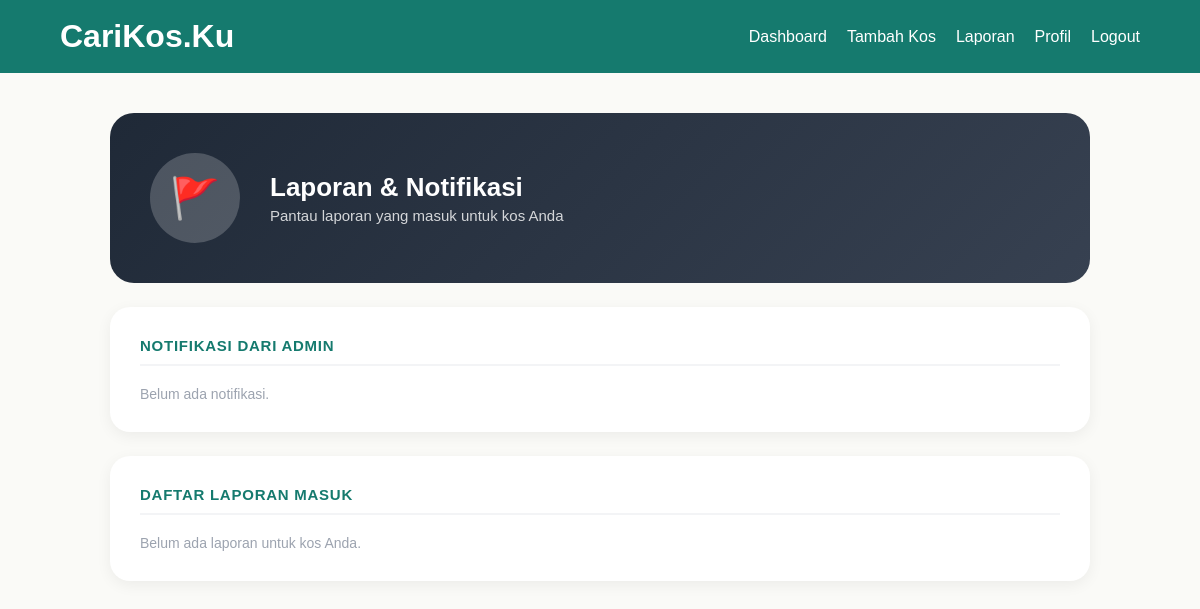
The app's page /laporan_pemilik.php (signed in), older data.
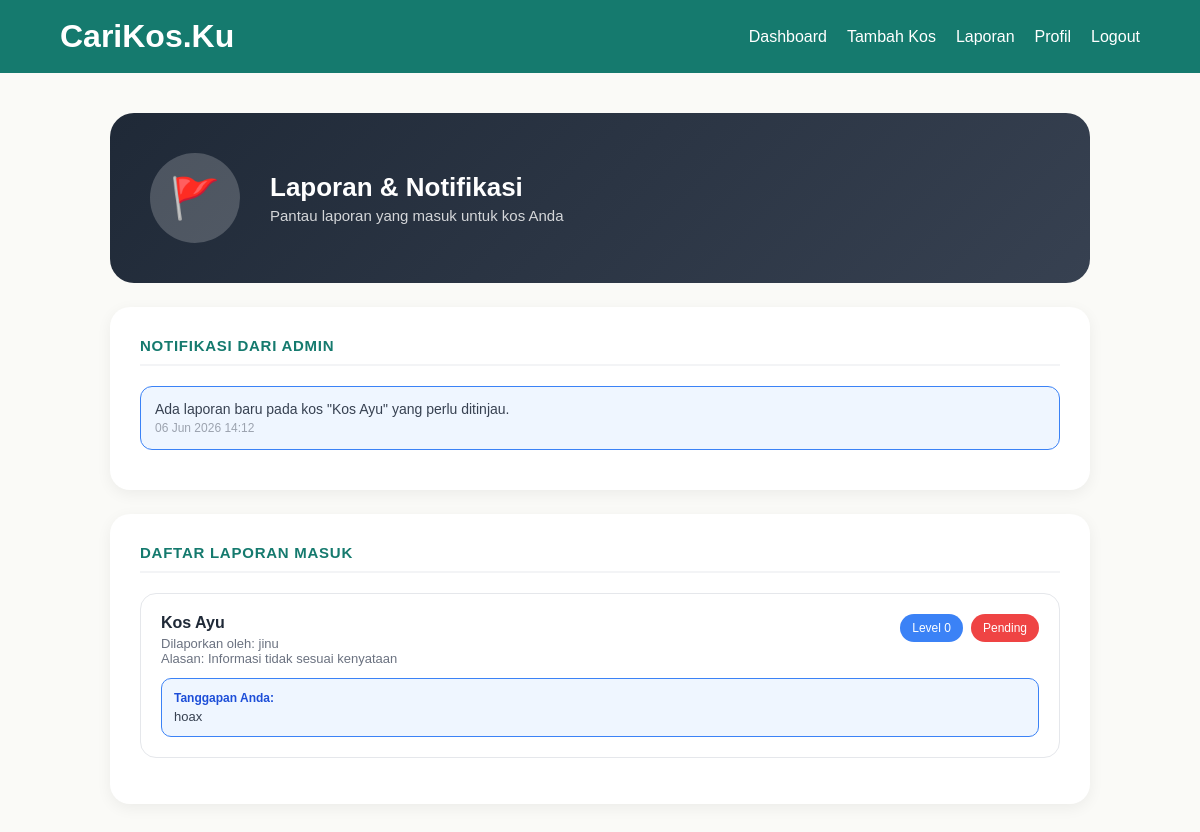
The same page, newer data.
### tables this page shows
CREATE TABLE `notifikasi` (
  `id` int(11) NOT NULL,
  `user_id` int(11) NOT NULL,
  `kos_id` int(11) DEFAULT NULL,
  `report_id` int(11) DEFAULT NULL,
  `pesan` text NOT NULL,
  `tipe` enum('peringatan','info','selesai') DEFAULT 'info',
  `is_read` tinyint(1) DEFAULT 0,
  `created_at` datetime DEFAULT current_timestamp()
);

CREATE TABLE `reports` (
  `id` int(11) NOT NULL,
  `reporter_id` int(11) NOT NULL,
  `kos_id` int(11) NOT NULL,
  `alasan` varchar(255) NOT NULL,
  `keterangan` text DEFAULT NULL,
  `status` enum('pending','ditinjau','selesai') DEFAULT 'pending',
  `created_at` datetime DEFAULT current_timestamp(),
  `level_peringatan` int(11) DEFAULT 0,
  `tanggapan_admin` text DEFAULT NULL,
  `pembelaan_pemilik` text DEFAULT NULL,
  `foto_pembelaan` varchar(255) DEFAULT NULL
);

CREATE TABLE `kos` (
  `id` int(11) NOT NULL,
  `user_id` int(11) NOT NULL,
  `nama_kos` varchar(100) NOT NULL,
  `alamat` text NOT NULL,
  `kampus_terdekat` varchar(100) DEFAULT NULL,
  `harga` int(11) NOT NULL,
  `gender` enum('putra','putri','campur') NOT NULL,
  `status` enum('tersedia','hampir_penuh','penuh') DEFAULT 'tersedia',
  `fasilitas` text DEFAULT NULL,
  `jam_malam` varchar(10) DEFAULT NULL,
  `rating` float DEFAULT 0,
  `terverifikasi` tinyint(1) DEFAULT 0,
  `Foto_KTP` varchar(255) DEFAULT NULL,
  `Dokumen_kepemilikan` varchar(255) DEFAULT NULL,
  `created_at` timestamp NOT NULL DEFAULT current_timestamp(),
  `lat` decimal(10,8) DEFAULT NULL,
  `lng` decimal(11,8) DEFAULT NULL
);

CREATE TABLE `users` (
  `id` int(11) NOT NULL,
  `nama` varchar(100) NOT NULL,
  `email` varchar(100) NOT NULL,
  `password` varchar(255) NOT NULL,
  `role` enum('penyewa','pemilik','admin') NOT NULL,
  `no_hp` varchar(20) DEFAULT NULL,
  `created_at` timestamp NOT NULL DEFAULT current_timestamp()
);

### laporan_pemilik.php (the view, shortened to what the changed rows need)
<?php
require "koneksi.php";
$user_id = $_SESSION['id'];
$query_laporan = mysqli_query($conn, "
    SELECT r.*, u.nama AS nama_pelapor, k.nama_kos
    FROM reports r
    JOIN users u ON r.reporter_id = u.id
    JOIN kos k ON r.kos_id = k.id
    WHERE k.user_id = '$user_id'
    ORDER BY r.created_at DESC
");
$query_notif = mysqli_query($conn, "
    SELECT * FROM notifikasi
    WHERE user_id = '$user_id'
    ORDER BY created_at DESC
    LIMIT 10
");
?>
<!DOCTYPE html>
<html lang="id">
<head>
    <link rel="stylesheet" href="style.css">
</head>
<body>
<div class="navbar">
    <h1>CariKos.Ku</h1>
</div>
<div class="profil-page">
    <div class="profil-header pemilik" style="border-radius:24px; margin-bottom:24px;">
        <div class="profil-header-info">
            <h2>Laporan & Notifikasi</h2>
        </div>
    </div>
    <div class="profil-body">
        <div class="profil-card full-width">
            <h3>Notifikasi dari Admin</h3>
            <?php if(mysqli_num_rows($query_notif) == 0): ?>
                <p style="color:#9CA3AF; font-size:14px;">Belum ada notifikasi.</p>
            <?php else: ?>
                <?php while($notif = mysqli_fetch_assoc($query_notif)): ?>
                <div style="padding:14px; border-radius:12px; margin-bottom:10px; background:<?= $notif['tipe']=='peringatan' ? '#FEF2F2' : ($notif['tipe']=='selesai' ? '#F0FDF4' : '#EFF6FF') ?>; border:1px solid <?= $notif['tipe']=='peringatan' ? '#EF4444' : ($notif['tipe']=='selesai' ? '#22C55E' : '#3B82F6') ?>;">
                    <p style="font-size:14px; color:#374151; margin-bottom:4px;"><?= htmlspecialchars($notif['pesan']) ?></p>
                    <p style="font-size:12px; color:#9CA3AF;"><?= date('d M Y H:i', strtotime($notif['created_at'])) ?></p>
                </div>
                <?php endwhile; ?>
            <?php endif; ?>
        </div>
        <div class="profil-card full-width">
            <h3>Daftar Laporan Masuk</h3>
            <?php if(mysqli_num_rows($query_laporan) == 0): ?>
                <p style="color:#9CA3AF; font-size:14px;">Belum ada laporan untuk kos Anda.</p>
            <?php else: ?>
                <?php while($lap = mysqli_fetch_assoc($query_laporan)): ?>
                <div style="border:1px solid #E5E7EB; border-radius:16px; padding:20px; margin-bottom:16px;">
                    <div style="display:flex; justify-content:space-between; align-items:flex-start; margin-bottom:12px; flex-wrap:wrap; gap:8px;">
                        <div>
                            <p style="font-weight:600; color:#1F2937; margin-bottom:4px;"><?= htmlspecialchars($lap['nama_kos']) ?></p>
                            <p style="font-size:13px; color:#6B7280;">Dilaporkan oleh: <?= htmlspecialchars($lap['nama_pelapor']) ?></p>
                            <p style="font-size:13px; color:#6B7280;">Alasan: <?= htmlspecialchars($lap['alasan']) ?></p>
                        </div>
                        <div style="display:flex; gap:8px; align-items:center;">
                            <span class="badge <?= $lap['level_peringatan'] == 0 ? 'new' : ($lap['level_peringatan'] == 1 ? 'cheap' : ($lap['level_peringatan'] == 2 ? 'popular' : 'full')) ?>">
                                Level <?= $lap['level_peringatan'] ?>
                            </span>
                            <span class="badge <?= $lap['status']=='pending' ? 'full' : ($lap['status']=='ditinjau' ? 'cheap' : 'verified') ?>">
                                <?= ucfirst($lap['status']) ?>
                            </span>
                        </div>
                    </div>
                    <?php if(!$lap['pembelaan_pemilik'] && $lap['status'] != 'selesai'): ?>
                    <details style="margin-top:10px;">
                        <summary style="cursor:pointer; color:#157A6E; font-weight:600; font-size:14px;">📝 Berikan tanggapan</summary>
                        <form action="" method="POST" enctype="multipart/form-data" style="margin-top:12px;">
                            <input type="hidden" name="laporan_id" value="<?= $lap['id'] ?>">
                            <div class="profil-input-group">
                                <label>Tanggapan pemilik</label>
                                <textarea name="pembelaan" class="ulasan-textarea" rows="3" placeholder="Berikan tanggapan terkait laporan yang diberikan" required></textarea>
                            </div>
                            <div class="profil-input-group">
                                <label>Foto Pendukung <span class="input-hint">(opsional)</span></label>
                                <input type="file" name="foto_pembelaan" class="upload-input" accept="image/jpeg,image/png">
                            </div>
                            <button type="submit" class="profil-btn" style="margin-top:8px;">Kirim Tanggapan</button>
                        </form>
                    </details>
                    <?php elseif($lap['pembelaan_pemilik']): ?>
                    <div style="background:#EFF6FF; padding:12px; border-radius:10px; border:1px solid #3B82F6;">
                        <p style="font-size:12px; font-weight:600; color:#1D4ED8; margin-bottom:4px;">Tanggapan Anda:</p>
                        <p style="font-size:13px; color:#374151;"><?= htmlspecialchars($lap['pembelaan_pemilik']) ?></p>
                    </div>
                    <?php endif; ?>
                </div>
                <?php endwhile; ?>
            <?php endif; ?>
        </div>
    </div>
</div>
</body>
</html>

Row changes from the older to the newer data that the page shows:
added notifikasi: pesan "Ada laporan baru pada kos \"Kos Ayu\" yang perlu ditinjau.", created_at "06 Jun 2026 14:12"
added reports: kos.nama_kos "Kos Ayu", reporter.nama "jinu", alasan "Informasi tidak sesuai kenyataan", level_peringatan "0", status "Pending", pembelaan_pemilik "hoax"
Text that changed along with them:
text no longer shown: "Belum ada notifikasi. Belum ada laporan untuk kos Anda."
